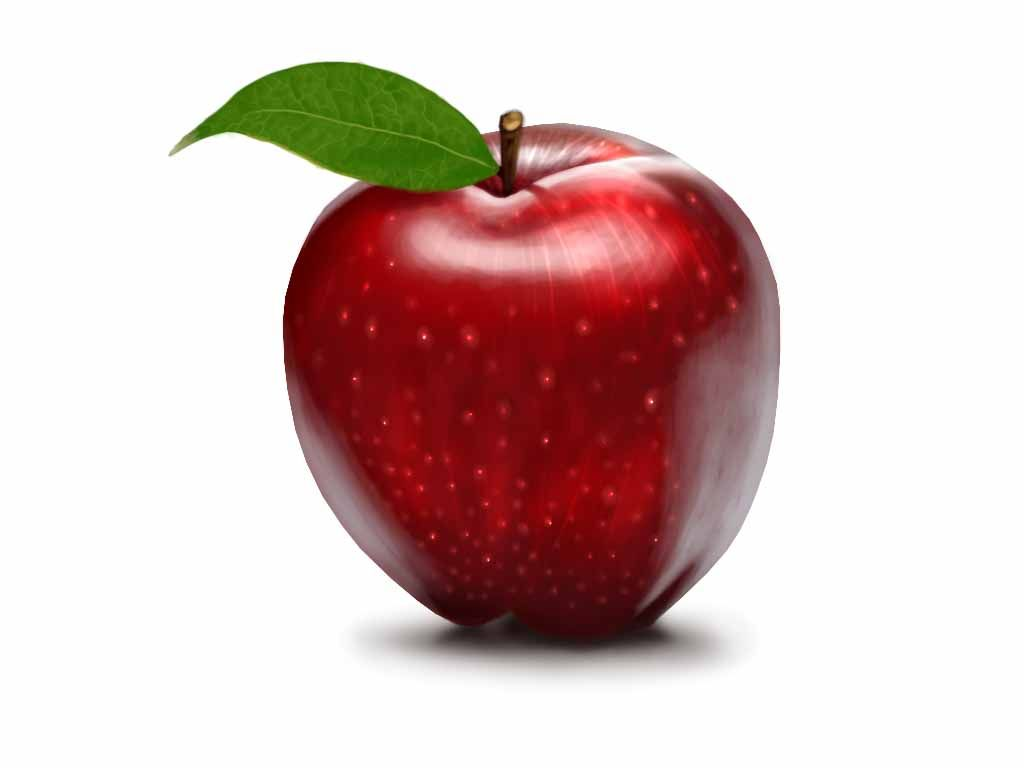
#> input picture apple.jpg, 1024 x 768 px
$ python adding_noise.py
#> lines starting #> are read from the running program, lines starting #| are printed output that depends on the picture
import cv2
import numpy
import random

def add_noise(img):
    row,col=img.shape
    number_of_pixels=random.randint(300,10000)
    # adding white pixels
    for i in range(number_of_pixels):
        ycord=random.randint(0,row-1)
        xcord=random.randint(0,col-1)
        img[ycord][xcord]=255
    number_of_pixels=random.randint(300,10000)
    # adding black pixels
    for i in range(number_of_pixels):
        ycord=random.randint(0,row-1)
        xcord=random.randint(0,col-1)
        img[ycord][xcord]=0

    return img

image=cv2.imread("apple.jpg",cv2.IMREAD_GRAYSCALE)
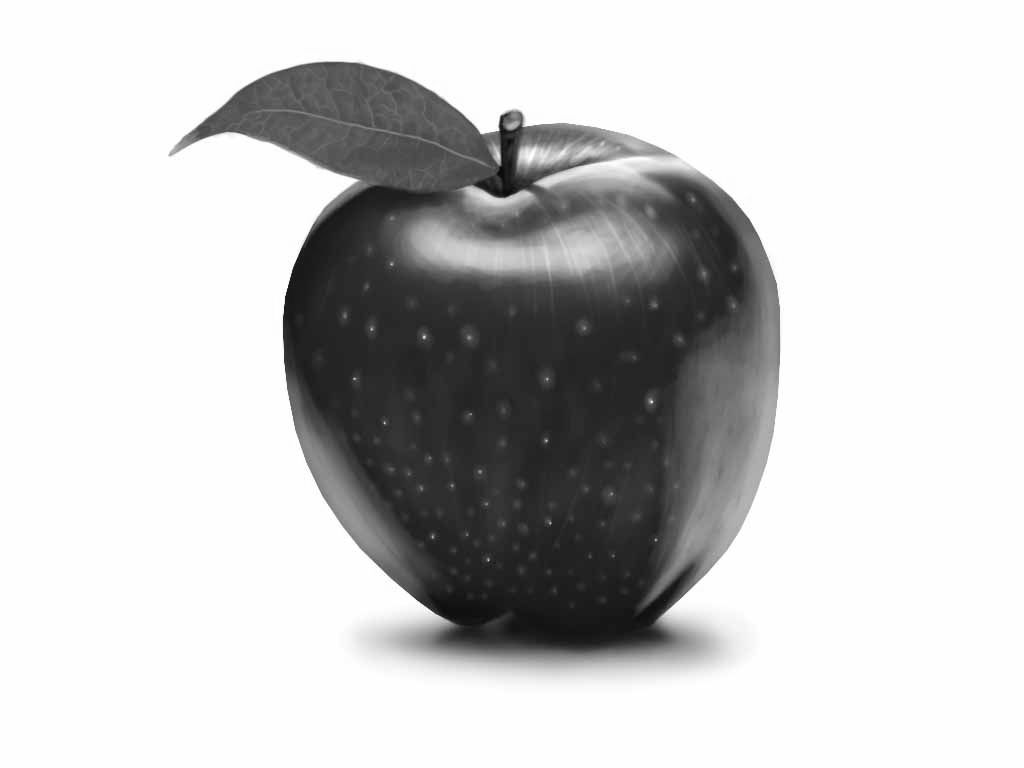
#> image: shape (768, 1024); min 5, max 255, mean 200.3
cv2.imshow("Original Image", image)
cv2.waitKey()
cv2.destroyAllWindows()

noised_image=add_noise(image)
#> after the loop in add_noise, `for i in range(number_of_pixels):`:
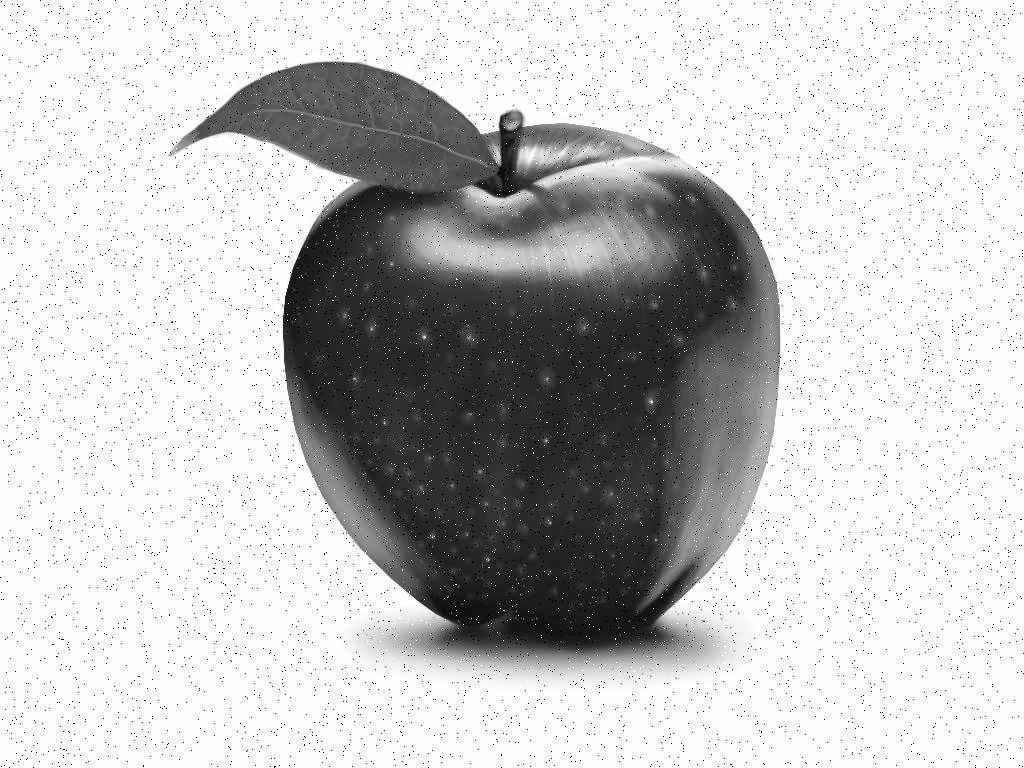
#> img: shape (768, 1024); min 0, max 255, mean 198.8
cv2.imshow("Noised Image", noised_image)
cv2.waitKey()
cv2.destroyAllWindows()

#Enhancing the image
# removing noise using medianBlur
imagewithoutnoise=cv2.medianBlur(noised_image,5)
cv2.imshow("Some noise removed",imagewithoutnoise)
cv2.waitKey()
